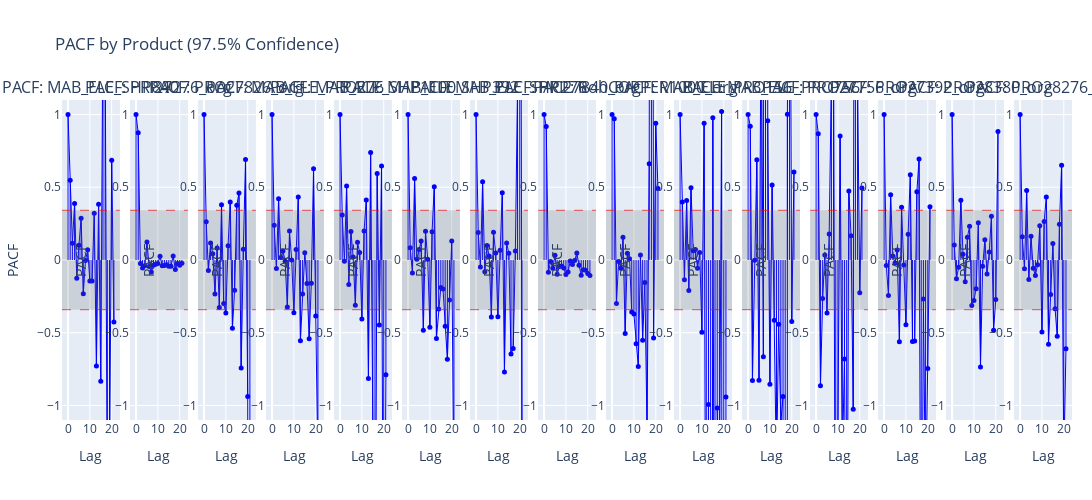

This figure's notebook cell:
### Markdown cell above
##### <span style="background-color:#000027; padding:5px; border-radius:5px;font-size:13pt">**4.3. Partial Autocorrelation Function (PACF)**</span> <a id='PACF'></a> 

- PACF at Lag 0 = 1. This is always 1 because a time series is perfectly correlated with itself.
- The first significant spike in PACF suggests the order (p) of the AR model. If PACF cuts off after lag k, then p = k. The rest of the lags should ideally fall within the confidence interval (blue shaded area).

Comparison with ACF:

    - ACF shows how a value is correlated with past values directly and indirectly.
    - PACF shows how a value is correlated only with its direct past, ignoring indirect effects.

- If all PACF values are within the blue region, then there is no AR structure in the data, and an AR model may not be needed.
- Slow decay in ACF? → Data is non-stationary

### Code cell
plot_correlation_for_products(combined_macros, lags=21, plot_type='pacf')
